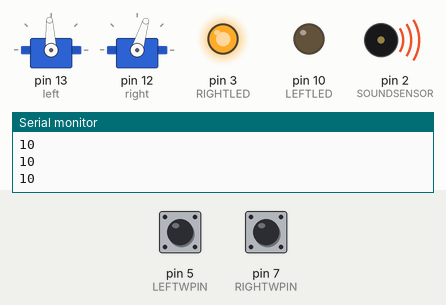
Simulated run of this sketch. Board: Arduino Uno, built with avr-gcc and run on an emulated ATmega328P. Parts: 2 × servo, output pins drawn as LEDs (lit = HIGH), buzzer (waves = sounding), the last lines printed to the serial monitor. Inputs (shaded band) come from the test bench; at power-on: pin 5 (LEFTWPIN) HIGH, pin 7 (RIGHTWPIN) LOW.

Above: at 1.2 s.
1.3 s: pin 5 (LEFTWPIN) pulled LOW for 0.15 s
At 1.4 s:
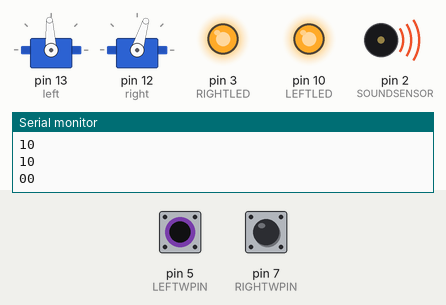
3.0 s: pin 7 (RIGHTWPIN) pulled HIGH for 0.15 s
At 3.11 s:
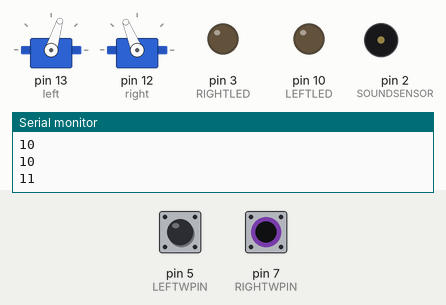
4.7 s: pin 7 (RIGHTWPIN) pulled HIGH for 3.2 s
At 9.1 s:
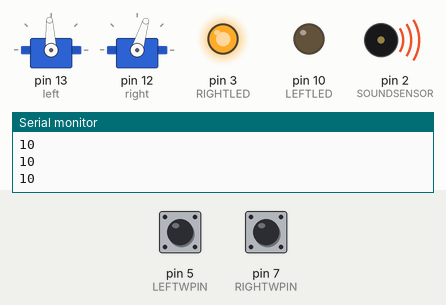
9.4 s: pin 5 (LEFTWPIN) pulled LOW for 3.2 s
At 10.5 s:
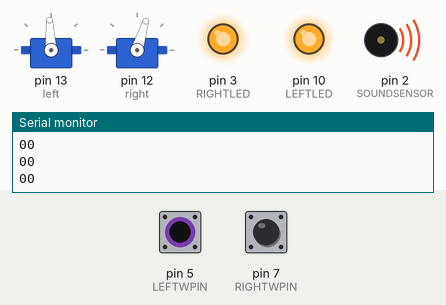
14.1 s: pin 5 (LEFTWPIN) driven LOW and pin 7 (RIGHTWPIN) driven HIGH
At 14.6 s:
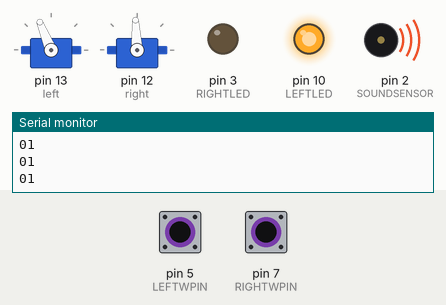
Timing chart, 0 to 16.6 s (numbered marks = the images above; inputs shaded):
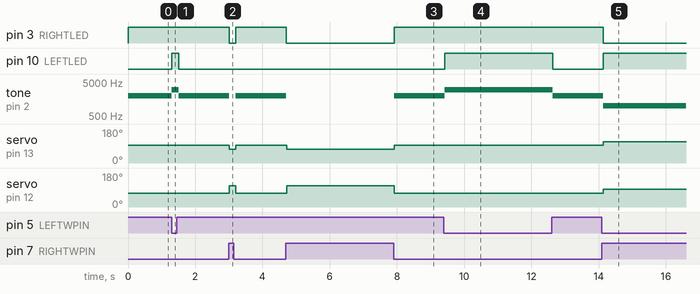

The sketch:

FollowWall.ino
```cpp
#include <Servo.h> // Include servo library

// -- global variables for servo motors
Servo left;
Servo right;

// LED PINS
int const LEFTLED = 10;
int const RIGHTLED = 3;

// TOUCH SENSOR PINS
int const LEFTWPIN = 5;
int const RIGHTWPIN = 7;

// SOUND SENSOR PIN
int const SOUNDSENSOR = 2;

// int
int wall = 0;

void setup() {

  // Attach signals to designated pins
  left.attach(13);
  right.attach(12);

  // LED
  pinMode(LEFTLED, OUTPUT); // PIN 10
  pinMode(RIGHTLED, OUTPUT); // PIN 3

  // Touch Sensors
  pinMode(LEFTWPIN, INPUT); // PIN 5
  pinMode(RIGHTWPIN, INPUT); // PIN 7

  // Sound
  pinMode(SOUNDSENSOR, OUTPUT); // PIN 2

  // Read whiskers
  int leftw = digitalRead(LEFTWPIN);
  int rightw = digitalRead(RIGHTWPIN);

  // 1) Find Wall:
  while(leftw == 1 && rightw == 1) { // Not touching wall, go forward
    driveServos(-200, -200);
    leftw = digitalRead(LEFTWPIN);
    rightw = digitalRead(RIGHTWPIN);
  }

  if(leftw == 0 && rightw == 1) { // Only touching left whisker
    // Turn on left; Turn off right
    digitalWrite(LEFTLED, HIGH);
    digitalWrite(RIGHTLED, LOW);

    // Set wall = 0, backup, and turn left
    wall = 0;
    // driveServos(-200, 0);
    driveServos(0, 200);
    // delay()? To see how long to turn

  } else {
    // Turn on right; Turn off left
    digitalWrite(LEFTLED, LOW);
    digitalWrite(RIGHTLED, HIGH);

    // Set wall = 1 and turn right
    wall = 1;
    // driveServos(0, -200);
    driveServos(200, 0);
    // delay()? To see how long to turn

  }

  Serial.begin(9600);

}

void loop() {

  // Sense the environment: 0 means touching; 1 is not touching
  int leftw = digitalRead(LEFTWPIN);
  int rightw = digitalRead(RIGHTWPIN);

  // 2) Follow Wall:
  if(wall == 0) { // TURNING LEFT
    if(leftw == 0 && rightw == 0) { // Touching both whiskers
      // Turn on both
      digitalWrite(LEFTLED, HIGH);
      digitalWrite(RIGHTLED, HIGH);

      // Play a 3000Hz tone on the piezo electric speaker
      tone(SOUNDSENSOR, 3000, 4000);

      // Turn left ***
      //driveServos(200, 200); // Backwards
      //delay(500);
      //driveServos(-200, 0);

      driveServos(0, 200);

    } else if (leftw == 0 && rightw == 1) { // Only touching left whisker
      // Turn on left; Turn off right
      digitalWrite(LEFTLED, HIGH);
      digitalWrite(RIGHTLED, LOW);

      // Play a 1000Hz tone on the piezo electric speaker
      tone(SOUNDSENSOR, 1000, 4000);

      // Turn right ***
//      driveServos(200, 200); // Backwards
//      delay(500);
//      driveServos(0, -200);

      driveServos(200, 0);

    } else if (leftw == 1 && rightw == 0) { // Only touching right whisker
      // Turn on right; Turn off left
      digitalWrite(RIGHTLED, HIGH);
      digitalWrite(LEFTLED, LOW);

      // Play a 2000Hz tone on the piezo electric speaker
      tone(SOUNDSENSOR, 2000, 4000);

      // Turn left ***
//      driveServos(200, 200); // Backwards
//      delay(500);
//      driveServos(-200, 0);

      driveServos(0, 200);

    } else { // Not touching any whisker
      // Turn off both
      digitalWrite(LEFTLED, LOW);
      digitalWrite(RIGHTLED, LOW);

      // Play a 0Hz tone on the piezo electric speaker
      tone(SOUNDSENSOR, 0, 2000);

      // Go forward
      driveServos(-200, -200);
    }
  } else { // TURNING RIGHT
     if(leftw == 0 && rightw == 0) { // Touching both whiskers
      // Turn on both
      digitalWrite(LEFTLED, HIGH);
      digitalWrite(RIGHTLED, HIGH);

      // Play a 3000Hz tone on the piezo electric speaker
      tone(SOUNDSENSOR, 3000, 4000);

      // Turn left ***
      //driveServos(200, 200); // Backwards
      //delay(500);
      //driveServos(-200, 0);

      driveServos(0, 200);

    } else if (leftw == 0 && rightw == 1) { // Only touching left whisker
      // Turn on left; Turn off right
      digitalWrite(LEFTLED, HIGH);
      digitalWrite(RIGHTLED, LOW);

      // Play a 1000Hz tone on the piezo electric speaker
      tone(SOUNDSENSOR, 1000, 4000);

      // Turn right ***
//      driveServos(200, 200); // Backwards
//      delay(500);
//      driveServos(0, -200);

      driveServos(200, 0);

    } else if (leftw == 1 && rightw == 0) { // Only touching right whisker
      // Turn on right; Turn off left
      digitalWrite(RIGHTLED, HIGH);
      digitalWrite(LEFTLED, LOW);

      // Play a 2000Hz tone on the piezo electric speaker
      tone(SOUNDSENSOR, 2000, 4000);

      // Turn left ***
//      driveServos(200, 200); // Backwards
//      delay(500);
//      driveServos(-200, 0);

      driveServos(0, 200);

    } else { // Not touching any whisker
      // Turn off both
      digitalWrite(LEFTLED, LOW);
      digitalWrite(RIGHTLED, LOW);

      // Play a 0Hz tone on the piezo electric speaker
      tone(SOUNDSENSOR, 0, 2000);

      // Go forward
      driveServos(-200, -200);
    }
  }

  // Achieve goal:
  Serial.print(leftw);
  Serial.print(rightw);
  Serial.println();
  delay(100);

}

void driveServos(int leftpw, int rightpw) {

  left.writeMicroseconds(1500 + leftpw);
  right.writeMicroseconds(1500 - rightpw);

} // drive
```

Measured:
- after the input at 1.3 s, pin 10 (LEFTLED): LOW → HIGH at once, → LOW 0.20 s later; tone on pin 2 (SOUNDSENSOR): 2000 Hz → 3000 Hz at once, → 2000 Hz 0.20 s later
- after the input at 3.0 s, pin 3 (RIGHTLED): HIGH → LOW at once, → HIGH 0.20 s later; tone on pin 2 (SOUNDSENSOR): 2000 Hz → silent at once, → 2000 Hz 0.20 s later; servo on pin 13 (left): 93° → 73° at once, → 93° 0.20 s later; servo on pin 12 (right): 73° → 112° at once, → 73° 0.20 s later
- after the input at 4.7 s, pin 3 (RIGHTLED): HIGH → LOW at once, → HIGH 3.2 s later; tone on pin 2 (SOUNDSENSOR): 2000 Hz → silent at once, → 2000 Hz 3.2 s later; servo on pin 13 (left): 93° → 73° at once, → 93° 3.2 s later; servo on pin 12 (right): 73° → 112° at once, → 73° 3.2 s later
- after the input at 9.4 s, pin 10 (LEFTLED): LOW → HIGH at once, → LOW 3.2 s later; tone on pin 2 (SOUNDSENSOR): 2000 Hz → 3000 Hz at once, → 2000 Hz 3.2 s later
- after the input at 14.1 s, pin 3 (RIGHTLED): HIGH → LOW at once; pin 10 (LEFTLED): LOW → HIGH at once; tone on pin 2 (SOUNDSENSOR): 2000 Hz → 1000 Hz at once; servo on pin 13 (left): 93° → 112° at once; servo on pin 12 (right): 73° → 93° at once
